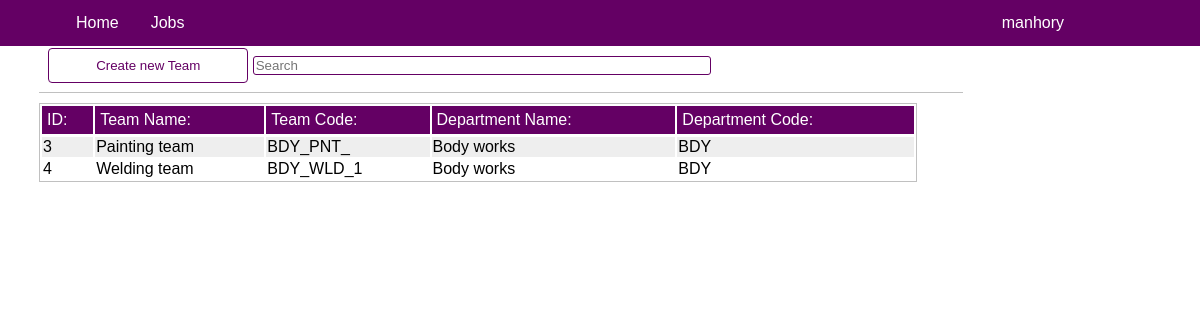
The app's page /dre_admin/teams (signed in) with its own data.
### dre_admin/models.py (models this page shows, shortened)
class Team(models.Model):
    team_code = models.CharField(max_length = 30, default = 'All')
    team_name = models.CharField(max_length = 40,  default = 'All')
    team_dep = models.ForeignKey('Department', on_delete = models.CASCADE, default = 1)
    team_description = models.CharField(max_length = 400, null = True)

class Department(models.Model):
    dep_code = models.CharField(max_length = 20, unique = False, default = 'All')
    dep_name = models.CharField(max_length = 30,  default = 'All')
    dep_description = models.CharField(max_length = 400, null = True)
    def __str__(self):
        return f'{self.dep_name}'

### dre_admin/views.py (the view)
# urls.py: path('teams', views.Teams, name = 'teams'),
@login_required
def Teams(request):
    prf = Profile.objects.get(user__username = request.user.username)
    teams = Team.objects.all().order_by('id')
    if request.method == 'POST':
        form = TeamCreationForm(request.POST)
        if form.is_valid():
            try:
                tm = Team(team_code = form.cleaned_data.get('team_code'),
                            team_name = form.cleaned_data.get('team_name'),
                            team_description = form.cleaned_data.get('team_description'),
                            team_dep = form.cleaned_data.get('team_dep'))
                tm.save()
                messages.success(request,'New team was successfully created :)')
            except Exception as e:
                messages.error(requeset, str(e))
    else:
        form = TeamCreationForm()
    context = {
        'prf': prf,
        'teams': teams,
        'form': form
    }
    return render(request, 'dre_admin/teams.html', context)

### dre_admin/forms.py
class TeamCreationForm(ModelForm):
    class Meta:
        model = Team
        fields = ['team_code', 'team_name', 'team_dep', 'team_description']

### dre_admin/templates/dre_admin/teams.html (shortened to what this page needs)
{% extends "home/base.html"%}
{% load crispy_forms_tags%}
{% block content %}
    <div class = "actionpage">
        <div class="action-header">
            <button class = 'btn-active' id = "create-team" style = "width: 200px;">Create new Team</button>
            <input type = "text" placeholder = "Search"id = 'srch' />
        </div>
        <table>
            <tr>
                <th>ID:</th>
                <th>Team Name:</th>
                <th>Team Code:</th>
                <th>Department Name:</th>
                <th>Department Code:</th>
            </tr>
            {% for t in teams %}
            {% if t.team_name != 'All'%}
                <tr class = 'table-row' id = "{{t.id}}">
                    <td>{{t.id}}</td>
                    <td>{{t.team_name}}</td>
                    <td>{{t.team_code}}</td>
                    <td>{{t.team_dep.dep_name}}</td>
                    <td>{{t.team_dep.dep_code}}</td>
                </tr>
            {% endif %}
            {% endfor %}
        </table>
    </div>
{% endblock %}

### home/templates/home/base.html (shortened to what this page needs)
{% load static %}
<!DOCTYPE html>
<html>
    <head>
        <link rel = "stylesheet" href = "{% static 'home/css/main.css'%}" />
    </head>
    <body>
      <nav class = 'main-nav'>
        <ul>
          <div class = 'left-stuff-container'>
            <li><a href="{% url 'home'%}">Home</a></li>
            <li class = 'dropdown'><a href="#">Jobs</a>
            </li>
          </div>
          <div class = 'right-stuff-container'>
            <li class = 'dropdown'>
              <a href="javascript:void(0)" class="dropbtn">{{user.username}} </a>
            </li>
          </div>
        </ul>
      </nav>
      <div class = 'mainpage'>
        {% block content %}{% endblock %}
      </div>
    </body>
</html>

### home/static/home/css/main.css (style rules this page uses)
body { margin: 0px;; padding: 0px;; font-family: "Arial Black", Gadget, sans-serif; background-size: cover; }
.main-nav { background-color: rgb(100,0,100); position: fixed; top: 0; width: 100%; z-index: 1; }
ul { list-style-type: none; margin: 0; padding: 0; overflow: hidden; }
.left-stuff-container { margin-left: 5%; }
li { float: left; }
li a { display: block; text-align: center; padding: 14px 16px; text-decoration: none; color: white; border-radius: 4px; transition: all 0.1s ease-out; }
.right-stuff-container { display: inline-block; float: right; margin-right: 10%; }
.mainpage { margin-top: 0px; }
.actionpage { margin-top: 2%; margin: 2%; padding: 15px; width: 77%; }
.action-header { padding: 1%; border-bottom: solid 1px silver; }
input[type = text] { width: 50%; border: solid; border-color: rgb(100,0,100); border-width: 1px; border-radius: 3px; }
.btn-active { height: 35px; width: 120px; background-color: white; color: rgb(100,0,100); border: solid 1px rgb(100,0,100); border-radius: 4px; transition: all 0.1s ease-out; }
table { width: 95%; border: solid; border-width: 1px; border-color: silver; overflow: scroll; margin-top: 1%; margin-bottom: 2%; }
th { width: auto; background-color: rgb(100,0,100); color: white; text-align: left; font-weight:normal; padding: 5px; border-bottom: solid 1px; }
tr { border-bottom: solid; border-width: 1px; border-color: black; background-color: white; }
tr:nth-child(even) { background-color: #eee; }

### records on screen
Team: id "3", team_name "Painting team", team_code "BDY_PNT_", team_dep.dep_name "Body works", team_dep.dep_code "BDY"
Team: id "4", team_name "Welding team", team_code "BDY_WLD_1", team_dep.dep_name "Body works", team_dep.dep_code "BDY"

### other values on screen
{{ user.username }} "manhory"
